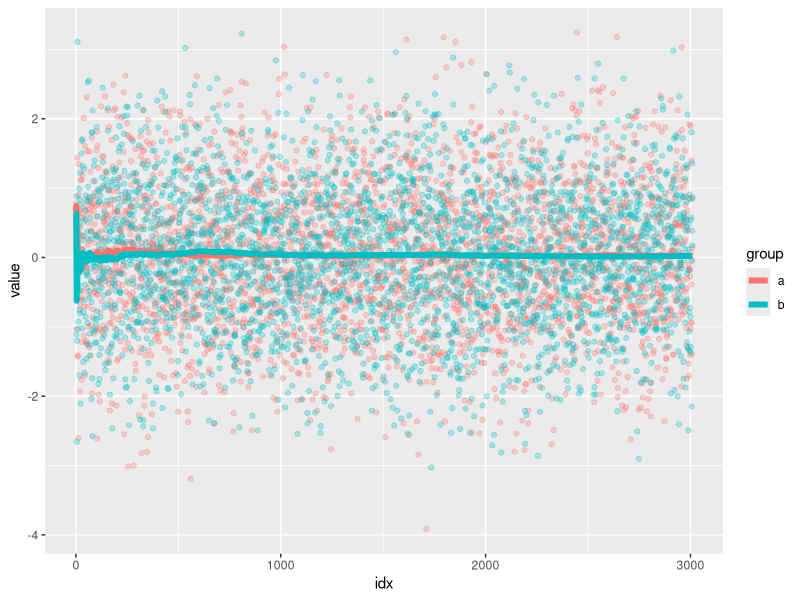
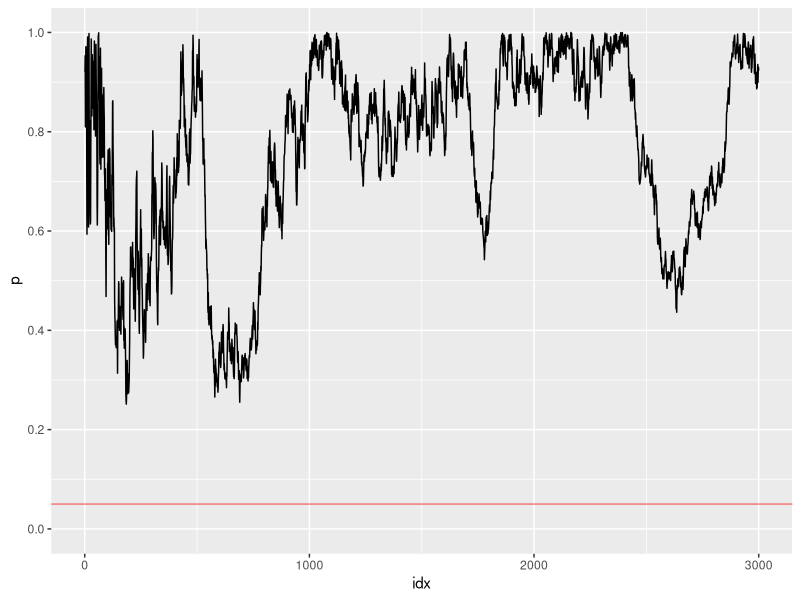

These figures' R source, in order:
library(ggplot2)
library(scales)
library(reshape)
library(zoo)

partialsum <- function(x) rollapply(x,width=length(x),partial=TRUE,align="right",FUN=sum)
partialmean <- function(x) rollapply(x,width=length(x),partial=TRUE,align="right",FUN=mean)
# be VERY careful with this method -- depending on how the partial sums are
# calculated, it can show a profound lack of numerical stability
partialsum.to.mean <- function(x){
  y <- c()
  for(i in 1:length(x)){
    y <- c(y,x[i] / i)
  }
  y
}

simulate <- function(alpha=0.05,n=10,maxiter=3000,...){
  require(ggplot2)
  require(scales)
  require(reshape)
  
  increment <- 1
  a <- rnorm(n)
  b <- rnorm(n)
  p <- rep(NULL,n-1)
  ua <- partialmean(a[1:n-1])
  ub <- partialmean(b[1:n-1])
  ci.min <- rep(NA,n-1)
  ci.max <- rep(NA,n-1)
  
  count <- n
  for(i in 1:maxiter){
    t <- t.test(a,b)
    p <- c(p,t$p.value)
    ua <- c(ua,t$estimate["mean of x"])
    ub <- c(ub,t$estimate["mean of y"])
    ci.max <- c(ci.max, t$conf.int[2])
    ci.min <- c(ci.min, t$conf.int[1])
    if(t$p.value <= alpha){
      break
    }
    
    count <- count + increment
    nexta <- rnorm(increment)
    nextb <- rnorm(increment)
    a <- c(a,nexta)
    b <- c(b,nextb)
  }
  
  if(tail(p,n=1) > alpha){
    # failure to converge
    warning(paste("Failed to achieve significance in",maxiter,"iterations."))
  }
  
  df <-  data.frame(a,b)
  df$idx <- as.numeric(row.names(df))
  
  du <-  data.frame(a=ua,b=ub)
  du$idx <- as.numeric(row.names(du))
  
  dc <- data.frame(diff=ua-ub,lower=ci.min,upper=ci.max)
  dc$idx <- as.numeric(row.names(dc))
  
  pvals <- data.frame(p)
  pvals$idx <- as.numeric(row.names(pvals))
  
  df <- melt(df,measure.vars=c("a","b"),variable_name="group")
  du <- melt(du,measure.vars=c("a","b"),variable_name="group")
  
  if(count <= 100)
    trans <- 1
  else
    trans <- 1 / log10(count)
  
  list(count=count
       ,samples=df
       ,means=du
       ,conf.int=dc
       ,samples.plot=ggplot(data=df,aes(x=idx,y=value,color=group),size=1.5) + 
                     geom_point(alpha=I(trans)) + 
                     geom_line(data=du,size=2) +
                     scale_y_continuous(breaks= pretty_breaks())
       ,pvals=pvals
       ,pvals.plot=ggplot(data=subset(pvals,!is.na(p)),aes(x=idx,y=p)) + 
                   geom_line() + 
                   geom_abline(intercept=alpha, slope=0, color="red",alpha=I(1/2)) +
                   scale_y_continuous(breaks= pretty_breaks(),limits=c(0,1))
       )
}

test <- simulate() 
print(test$count)
print(test$samples.plot)
print(test$pvals.plot)
